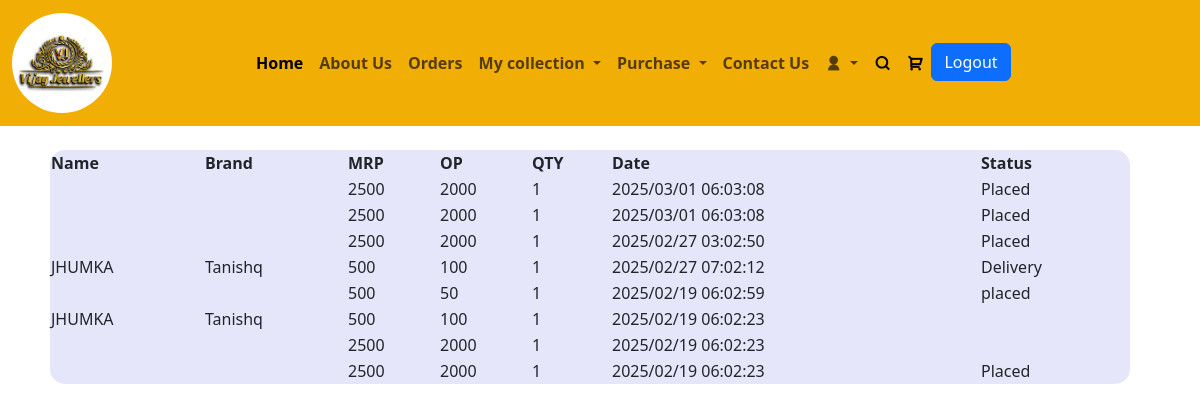
Screenshot of /orders.php (signed in) with the database file from the repository.
### tables this page shows
CREATE TABLE `orders` (
  `id` int(10) NOT NULL,
  `pid` varchar(100) DEFAULT NULL,
  `uid` varchar(100) DEFAULT NULL,
  `price` varchar(100) DEFAULT NULL,
  `sp` varchar(100) DEFAULT NULL,
  `address` varchar(100) DEFAULT NULL,
  `status` varchar(100) DEFAULT NULL,
  `date` varchar(100) DEFAULT NULL,
  `qty` varchar(100) DEFAULT NULL
);

CREATE TABLE `product` (
  `id` int(10) NOT NULL,
  `name` varchar(100) DEFAULT NULL,
  `brand` varchar(100) DEFAULT NULL,
  `price` varchar(100) DEFAULT NULL,
  `sellingprice` varchar(100) DEFAULT NULL,
  `category` varchar(100) DEFAULT NULL,
  `description` varchar(100) DEFAULT NULL,
  `image` varchar(100) DEFAULT NULL
);

### orders.php (the view, shortened to what this page needs)
<?php
if(isset($_SESSION['user'])){
?>
<!DOCTYPE html>
<html lang="en">
<head>
<?php
       include "head.php";
    ?>
</head>
<body>
    <?php
    include "navbar.php";
    ?>
    <table>
        <tr>
            <th style="margin-left :10px;">Name</th>
            <th>Brand</th>
            <th>MRP</th>
            <th>OP</th>
            <th>QTY</th>
            <th>Date</th>
            <th>Status</th>
        </tr>
        <tr>
            <?php
            $email = $_SESSION['user'];
            $sql = "Select * from signup where email = '$email' ";
            $query= mysqli_query($con, $sql);
            $row=mysqli_fetch_array($query);
            $uid=$row['id'];
             $sql1="select * from orders where uid='$uid' order by id desc ";
           $query1= mysqli_query($con, $sql1);
           while($row1=mysqli_fetch_array($query1)){
           $pid=$row1['pid'];
           $sql2="select * from product where id='$pid' ";
           $query2=mysqli_query($con,$sql2);
           $row2=mysqli_fetch_array($query2);
            ?>
            <td><?=$row2['name']?></td>
            <td><?=$row2['brand']?></td>
            <td><?=$row1['price']?></td>
            <td><?=$row1['sp']?></td>
            <td><?=$row1['qty']?></td>
            <td><?=$row1['date']?></td>
            <td><?=$row1['status']?></td>
        </tr>
        <?php
           }
           ?>
    </table>
</body>
</html>
<?php
}
else{
    header('location:login.php');
}
?>

### style.css (style rules this page uses)
body { overflow-x: hidden; }

### orders.php (style rules this page uses)
table { background-color:rgba(165, 165, 235, 0.274); border-radius:15px; margin-TOP:150px; margin-left:50PX; margin-RIGHT:50px; width:90%; }

### rows the page displays
orders: price "2500", sp "2000", qty "1", date "2025/03/01 06:03:08", status "Placed"
orders: price "2500", sp "2000", qty "1", date "2025/03/01 06:03:08", status "Placed"
orders: price "2500", sp "2000", qty "1", date "2025/02/27 03:02:50", status "Placed"
orders: product.name "JHUMKA", product.brand "Tanishq", price "500", sp "100", qty "1", date "2025/02/27 07:02:12", status "Delivery"
orders: price "500", sp "50", qty "1", date "2025/02/19 06:02:59", status "placed"
orders: product.name "JHUMKA", product.brand "Tanishq", price "500", sp "100", qty "1", date "2025/02/19 06:02:23"
orders: price "2500", sp "2000", qty "1", date "2025/02/19 06:02:23"
orders: price "2500", sp "2000", qty "1", date "2025/02/19 06:02:23", status "Placed"
